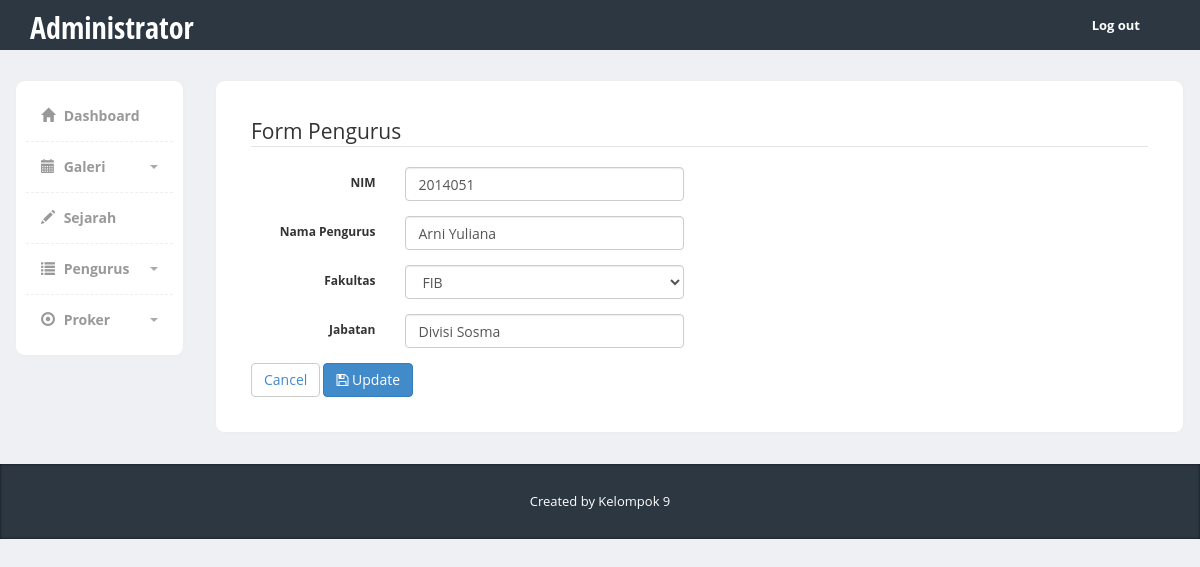
/fosma/editdaftar.php?nim=2014051, run on the app's committed database.
### tables this page shows
CREATE TABLE `pengurus` (
  `nim` varchar(10) NOT NULL,
  `nama` varchar(50) NOT NULL,
  `jabatan` varchar(20) NOT NULL,
  `fakultas` varchar(50) NOT NULL
);

### fosma/Pengurus.php (called while the page is built, shortened)
<?php
class Pengurus{
public function __construct(){
$this->db = new PDO('mysql:host=localhost;dbname=fosma','root','');
}
public function editPengurus($nim){
$sql = "SELECT * FROM pengurus WHERE nim='$nim'";
$query = $this->db->query($sql);
return $query;
}
}
?>

### fosma/editdaftar.php (the view, shortened to what this page needs)
<?php
require('Pengurus.php');
if(isset($_GET['nim'])){
    $Staff = new Pengurus();
    $staff = $Staff->editPengurus($_GET['nim']);
    $edit = $staff->fetch(PDO::FETCH_OBJ);
    echo '
<!DOCTYPE html>
<html>
  <head>
    <link href="https://code.jquery.com/ui/1.10.3/themes/redmond/jquery-ui.css" rel="stylesheet" media="screen">
    <link href="bootstrap/css/bootstrap.min.css" rel="stylesheet">
    <link href="css/styles.css" rel="stylesheet">
    <link href="//netdna.bootstrapcdn.com/font-awesome/4.0.3/css/font-awesome.css" rel="stylesheet">
    <link href="vendors/form-helpers/css/bootstrap-formhelpers.min.css" rel="stylesheet">
    <link href="vendors/select/bootstrap-select.min.css" rel="stylesheet">
    <link href="vendors/tags/css/bootstrap-tags.css" rel="stylesheet">
    <link href="css/forms.css" rel="stylesheet">
  </head>
  <body>
  	<div class="header">
	     <div class="container">
	        <div class="row">
	           <div class="col-md-5">
	              <div class="logo">
	                 <h1><a href="admin.php">Administrator</a></h1>
	              </div>
	           </div>
	           <div class="col-md-7">
	              <div class="navbar navbar-inverse" role="banner">
	                  <nav class="collapse navbar-collapse bs-navbar-collapse navbar-right" role="navigation">
	                    <ul class="nav navbar-nav">
	                      <li class="dropdown">
	                        <a href="index.php">Log out</a>
	                      </li>
	                    </ul>
	                  </nav>
	              </div>
	           </div>
	        </div>
	     </div>
	</div>
    <div class="page-content">
    	<div class="row">
		  <div class="col-md-2">
		  	<div class="sidebar content-box" style="display: block;">
                <ul class="nav">
                  <li><a href="admin.php"><i class="glyphicon glyphicon-home"></i> Dashboard</a></li>
                  <li class="submenu">
                       <a href="#">
                          <i class="glyphicon glyphicon-calendar"></i> Galeri
                          <span class="caret pull-right"></span>
                       </a>
                  </li>
                  <li><a href="adminsejarah.php"><i class="glyphicon glyphicon-pencil"></i> Sejarah</a></li>
                  <li class="submenu">
                       <a href="#">
                          <i class="glyphicon glyphicon-list"></i> Pengurus
                          <span class="caret pull-right"></span>
                       </a>
                  </li>
                  <li class="submenu">
                       <a href="#">
                          <i class="glyphicon glyphicon-record"></i> Proker
                          <span class="caret pull-right"></span>
                       </a>
                  </li>
                </ul>
             </div>
		  </div>
		  <div class="col-md-10">
	  			<div class="row">
					<div class="col-md-12">
						<div class="content-box-large">
			  				<div class="panel-body">
			  					<form class="form-horizontal"  method="POST" action="editdaftar.php">
									<fieldset>
										<legend>Form Pengurus</legend>
										<div class="form-group">
											<label class="col-md-2 control-label" for="text-field">NIM</label>
											<div class="col-sm-4">
												<input class="form-control" type="text"  name="nim" value="'.$edit->nim.'">
											</div>
										</div>
                    <div class="form-group">
											<label class="col-md-2 control-label" for="text-field">Nama Pengurus</label>
											<div class="col-sm-4">
												<input class="form-control" type="text" name="nama" value="'.$edit->nama.'">
											</div>
										</div>
                    <div class="form-group">
											<label class="col-md-2 control-label" for="select-1">Fakultas</label>
											<div class="col-sm-4">
												<select class="form-control" id="select-1" name="fakultas" value="'.$edit->fakultas.'">
                          <option value="FIB">FIB</option>
												</select>
											</div>
										</div>
                    <div class="form-group">
											<label class="col-md-2 control-label" for="text-field">Jabatan</label>
											<div class="col-sm-4">
												<input class="form-control"  type="text" name="jabatan" value="'.$edit->jabatan.'">
											</div>
										</div>
									</fieldset>
									<div class="form-actions">
										<div class="row">
											<div class="col-md-12"><button class="btn btn-default" type="submit">
                        <a href="admindaftar.php">Cancel</a>
                      </button>
												<button class="btn btn-primary" type="submit" name="updatePengurus" value="Update">
													<i class="fa fa-save"></i>
													Update
												</button>
											</div>
										</div>
									</div>
								</form>
			  				</div>
			  			</div>
					</div>
        </div>
		  </div>
		</div>
    </div>
    <footer>
         <div class="container">
            <div class="copy text-center">
               Created by Kelompok 9
            </div>
         </div>
      </footer>
     <link href="vendors/bootstrap-datetimepicker/datetimepicker.css" rel="stylesheet">
    <link href="//cdnjs.cloudflare.com/ajax/libs/x-editable/1.5.0/bootstrap3-editable/css/bootstrap-editable.css" rel="stylesheet"/>
  </body>
</html>
';
}
?>

### fosma/css/styles.css (style rules this page uses)
body { font-family: 'Open Sans', sans-serif; background-color: #f7f7f7; position: relative; margin: 0px; font-size: 12px; padding: 0px; }
.page-content > .row { margin-left: 0px !important; margin-right: 0px !important; margin-top: 30px; }
footer { background-color:#2c3742; box-shadow:inset 0px 0px 3px #111; color:#fff; font-size:14px; line-height:25px; padding:10px 0px 10px 0px; bottom: 0px; }
footer .copy { font-size:13px; margin:15px 0px; }
.header { height:50px; background-color: #2c3742; }
.header .logo h1 { font-size:30px; margin:0px; padding:10px 0px; }
.header .logo h1 a { color:#fff; font-family: 'Open Sans Condensed', sans-serif; }
.header .navbar * { box-shadow:none !important; }
.header .navbar { background:none !important; border:0px !important; }
.header .navbar .nav > li > a { color:#fff !important; font-size:13px !important; border-bottom:0px !important; margin-top:0px !important; font-weight:bold; }
.header .navbar-collapse { border:0px !important; }
.content-box, .content-box-large { margin-bottom:30px; background:#fff; border-radius:10px; padding:10px; border-left:1px solid #eee; border-top:1px solid #eee; border-right:2px solid #eee; border-bottom:2px solid #eee; }
.content-box-large { padding: 20px; }
.sidebar ul.nav, .sidebar ul.nav ul { list-style: none; padding: 0px; margin: 0px; }
.sidebar .nav > li { margin: 0; border-bottom:1px dashed #eee; }
.sidebar .nav > li:last-child { border-bottom:0px; }
.sidebar .nav > li > a { font-size: 14px; line-height: 20px; padding: 15px 15px; color: #999; display: block; font-weight:bold; background:none; text-decoration: none; border-top:0px; font-weight:bold; }
.sidebar .nav > li > a > i { margin-right:5px; }
.sidebar .nav a .caret { float: right; width: 0; height: 0; display: inline-block; vertical-align: top; border-top: 4px solid #aaa; border-right: 4px solid transparent; border-left: 4px solid transparent; content: ""; margin-top: 8px; margin-left: 2px; }
body { background-color: #eff0f3; }
.panel-body { clear:both; }

### data on the page
pengurus: nim "2014051", nama "Arni Yuliana", fakultas "FIB", jabatan "Divisi Sosma"
